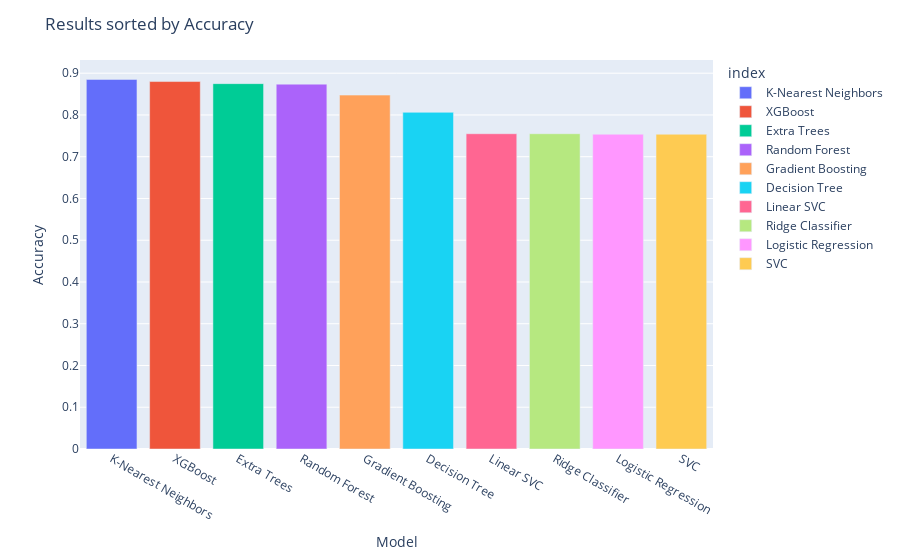

Here is the notebook cell this chart was saved with:
### Code cell
# Transformer le dictionnaire en DataFrame
df_results = pd.DataFrame(results).T  # .T pour transposer les lignes et colonnes

# Afficher le DataFrame
display(df_results)

# Test de la fonction avec 'Accuracy'
visualize_metric_results(df_results, 'Accuracy')

### Figure 1 — Plotly figure (JSON) as saved in the notebook; plotly's stock layout.template omitted (floating-point values rounded to 4 significant figures)
{"data": [{"alignmentgroup": "True", "hovertemplate": "index=%{x}<br>Accuracy=%{y}<extra></extra>", "legendgroup": "K-Nearest Neighbors", "marker": {"color": "#636EFA", "pattern": {"shape": ""}}, "name": "K-Nearest Neighbors", "offsetgroup": "K-Nearest Neighbors", "orientation": "v", "showlegend": true, "textposition": "auto", "type": "bar", "x": ["K-Nearest Neighbors"], "xaxis": "x", "y": [0.885], "yaxis": "y"}, {"alignmentgroup": "True", "hovertemplate": "index=%{x}<br>Accuracy=%{y}<extra></extra>", "legendgroup": "XGBoost", "marker": {"color": "#EF553B", "pattern": {"shape": ""}}, "name": "XGBoost", "offsetgroup": "XGBoost", "orientation": "v", "showlegend": true, "textposition": "auto", "type": "bar", "x": ["XGBoost"], "xaxis": "x", "y": [0.88], "yaxis": "y"}, {"alignmentgroup": "True", "hovertemplate": "index=%{x}<br>Accuracy=%{y}<extra></extra>", "legendgroup": "Extra Trees", "marker": {"color": "#00CC96", "pattern": {"shape": ""}}, "name": "Extra Trees", "offsetgroup": "Extra Trees", "orientation": "v", "showlegend": true, "textposition": "auto", "type": "bar", "x": ["Extra Trees"], "xaxis": "x", "y": [0.875], "yaxis": "y"}, {"alignmentgroup": "True", "hovertemplate": "index=%{x}<br>Accuracy=%{y}<extra></extra>", "legendgroup": "Random Forest", "marker": {"color": "#AB63FA", "pattern": {"shape": ""}}, "name": "Random Forest", "offsetgroup": "Random Forest", "orientation": "v", "showlegend": true, "textposition": "auto", "type": "bar", "x": ["Random Forest"], "xaxis": "x", "y": [0.8738], "yaxis": "y"}, {"alignmentgroup": "True", "hovertemplate": "index=%{x}<br>Accuracy=%{y}<extra></extra>", "legendgroup": "Gradient Boosting", "marker": {"color": "#FFA15A", "pattern": {"shape": ""}}, "name": "Gradient Boosting", "offsetgroup": "Gradient Boosting", "orientation": "v", "showlegend": true, "textposition": "auto", "type": "bar", "x": ["Gradient Boosting"], "xaxis": "x", "y": [0.8475], "yaxis": "y"}, {"alignmentgroup": "True", "hovertemplate": "index=%{x}<br>Accuracy=%{y}<extra></extra>", "legendgroup": "Decision Tree", "marker": {"color": "#19D3F3", "pattern": {"shape": ""}}, "name": "Decision Tree", "offsetgroup": "Decision Tree", "orientation": "v", "showlegend": true, "textposition": "auto", "type": "bar", "x": ["Decision Tree"], "xaxis": "x", "y": [0.8063], "yaxis": "y"}, {"alignmentgroup": "True", "hovertemplate": "index=%{x}<br>Accuracy=%{y}<extra></extra>", "legendgroup": "Linear SVC", "marker": {"color": "#FF6692", "pattern": {"shape": ""}}, "name": "Linear SVC", "offsetgroup": "Linear SVC", "orientation": "v", "showlegend": true, "textposition": "auto", "type": "bar", "x": ["Linear SVC"], "xaxis": "x", "y": [0.755], "yaxis": "y"}, {"alignmentgroup": "True", "hovertemplate": "index=%{x}<br>Accuracy=%{y}<extra></extra>", "legendgroup": "Ridge Classifier", "marker": {"color": "#B6E880", "pattern": {"shape": ""}}, "name": "Ridge Classifier", "offsetgroup": "Ridge Classifier", "orientation": "v", "showlegend": true, "textposition": "auto", "type": "bar", "x": ["Ridge Classifier"], "xaxis": "x", "y": [0.755], "yaxis": "y"}, {"alignmentgroup": "True", "hovertemplate": "index=%{x}<br>Accuracy=%{y}<extra></extra>", "legendgroup": "Logistic Regression", "marker": {"color": "#FF97FF", "pattern": {"shape": ""}}, "name": "Logistic Regression", "offsetgroup": "Logistic Regression", "orientation": "v", "showlegend": true, "textposition": "auto", "type": "bar", "x": ["Logistic Regression"], "xaxis": "x", "y": [0.7538], "yaxis": "y"}, {"alignmentgroup": "True", "hovertemplate": "index=%{x}<br>Accuracy=%{y}<extra></extra>", "legendgroup": "SVC", "marker": {"color": "#FECB52", "pattern": {"shape": ""}}, "name": "SVC", "offsetgroup": "SVC", "orientation": "v", "showlegend": true, "textposition": "auto", "type": "bar", "x": ["SVC"], "xaxis": "x", "y": [0.7538], "yaxis": "y"}], "layout": {"barmode": "relative", "legend": {"title": {"text": "index"}, "tracegroupgap": 0}, "margin": {"t": 60}, "title": {"text": "Results sorted by Accuracy"}, "xaxis": {"anchor": "y", "categoryarray": ["K-Nearest Neighbors", "XGBoost", "Extra Trees", "Random Forest", "Gradient Boosting", "Decision Tree", "Linear SVC", "Ridge Classifier", "Logistic Regression", "SVC"], "categoryorder": "array", "domain": [0, 1], "title": {"text": "Model"}}, "yaxis": {"anchor": "x", "domain": [0, 1], "title": {"text": "Accuracy"}}}}
